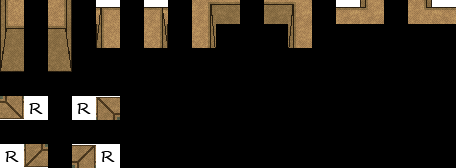

This is a level from a 2D game, rendered from its Tiled map with the project's own tilesets. A one-line summary and the complete map file follow:
An orthogonal 19x7 tile map with 24x24 px tiles, 3 tile layers (Regions, Input_BG2, Output_BG2), 2 hidden layers not drawn, 8 tilesets.

<map version="1.0" orientation="orthogonal" width="19" height="7" tilewidth="24" tileheight="24">
 <tileset firstgid="1" name="processing" tilewidth="24" tileheight="24">
  <image source="../../tiles/processing.png" width="48" height="48" />
 </tileset>
 <tileset firstgid="5" name="0 0 0" tilewidth="24" tileheight="24">
  <image source="../../tiles/0 0 0.png" width="288" height="288" />
 </tileset>
 <tileset firstgid="149" name="0 0 1" tilewidth="24" tileheight="24">
  <image source="../../tiles/0 0 1.png" width="264" height="288" />
 </tileset>
 <tileset firstgid="281" name="0 0 -1" tilewidth="24" tileheight="24">
  <image source="../../tiles/0 0 -1.png" width="264" height="288" />
 </tileset>
 <tileset firstgid="413" name="0 1 0" tilewidth="24" tileheight="24">
  <image source="../../tiles/0 1 0.png" width="264" height="288" />
 </tileset>
 <tileset firstgid="545" name="0 -1 0" tilewidth="24" tileheight="24">
  <image source="../../tiles/0 -1 0.png" width="264" height="288" />
 </tileset>
 <tileset firstgid="677" name="1 0 0" tilewidth="24" tileheight="24">
  <image source="../../tiles/1 0 0.png" width="264" height="288" />
 </tileset>
 <tileset firstgid="809" name="-1 0 0" tilewidth="24" tileheight="24">
  <image source="../../tiles/-1 0 0.png" width="264" height="288" />
 </tileset>
 <layer name="Regions" width="19" height="7">
  <data encoding="csv">
3,0,3,0,3,0,3,0,3,3,0,3,3,0,3,3,0,3,3,
3,0,3,0,3,0,3,0,3,0,0,0,3,0,0,0,0,0,0,
3,0,3,0,0,0,0,0,0,0,0,0,0,0,0,0,0,0,0,
0,0,0,0,0,0,0,0,0,0,0,0,0,0,0,0,0,0,0,
3,3,0,3,3,0,0,0,0,0,0,0,0,0,0,0,0,0,0,
0,0,0,0,0,0,0,0,0,0,0,0,0,0,0,0,0,0,0,
3,3,0,3,3,0,0,0,0,0,0,0,0,0,0,0,0,0,0
</data>
 </layer>
 <layer name="Input_BG2" width="19" height="7">
  <data encoding="csv">
27,0,28,0,86,0,87,0,16,110,0,111,15,0,87,15,0,16,86,
110,0,111,0,27,0,28,0,28,0,0,0,27,0,0,0,0,0,0,
122,0,123,0,0,0,0,0,0,0,0,0,0,0,0,0,0,0,0,
0,0,0,0,0,0,0,0,0,0,0,0,0,0,0,0,0,0,0,
66,0,0,0,53,0,0,0,0,0,0,0,0,0,0,0,0,0,0,
0,0,0,0,0,0,0,0,0,0,0,0,0,0,0,0,0,0,0,
0,65,0,54,0,0,0,0,0,0,0,0,0,0,0,0,0,0,0
</data>
 </layer>
 <layer name="InputNot_BG2" width="19" height="7" visible="0">
  <data encoding="csv">
0,0,0,0,0,0,0,0,0,0,0,0,0,0,0,0,0,0,0,
0,0,0,0,0,0,0,0,0,0,0,0,0,0,0,0,0,0,0,
0,0,0,0,0,0,0,0,0,0,0,0,0,0,0,0,0,0,0,
0,0,0,0,0,0,0,0,0,0,0,0,0,0,0,0,0,0,0,
0,65,0,54,0,0,0,0,0,0,0,0,0,0,0,0,0,0,0,
0,0,0,0,0,0,0,0,0,0,0,0,0,0,0,0,0,0,0,
66,0,0,0,53,0,0,0,0,0,0,0,0,0,0,0,0,0,0
</data>
 </layer>
 <layer name="InputNot_BG2" width="19" height="7" visible="0">
  <data encoding="csv">
0,0,0,0,0,0,0,0,0,0,0,0,0,0,0,0,0,0,0,
0,0,0,0,0,0,0,0,0,0,0,0,0,0,0,0,0,0,0,
0,0,0,0,0,0,0,0,0,0,0,0,0,0,0,0,0,0,0,
0,0,0,0,0,0,0,0,0,0,0,0,0,0,0,0,0,0,0,
0,113,0,102,0,0,0,0,0,0,0,0,0,0,0,0,0,0,0,
0,0,0,0,0,0,0,0,0,0,0,0,0,0,0,0,0,0,0,
114,0,0,0,101,0,0,0,0,0,0,0,0,0,0,0,0,0,0
</data>
 </layer>
 <layer name="Output_BG2" width="19" height="7">
  <data encoding="csv">
0,0,0,0,85,0,88,0,11,0,0,0,12,0,0,36,0,35,0,
109,0,112,0,97,0,100,0,23,0,0,0,24,0,0,0,0,0,0,
121,0,124,0,0,0,0,0,0,0,0,0,0,0,0,0,0,0,0,
0,0,0,0,0,0,0,0,0,0,0,0,0,0,0,0,0,0,0,
138,0,0,0,125,0,0,0,0,0,0,0,0,0,0,0,0,0,0,
0,0,0,0,0,0,0,0,0,0,0,0,0,0,0,0,0,0,0,
0,137,0,126,0,0,0,0,0,0,0,0,0,0,0,0,0,0,0
</data>
 </layer>
</map>
